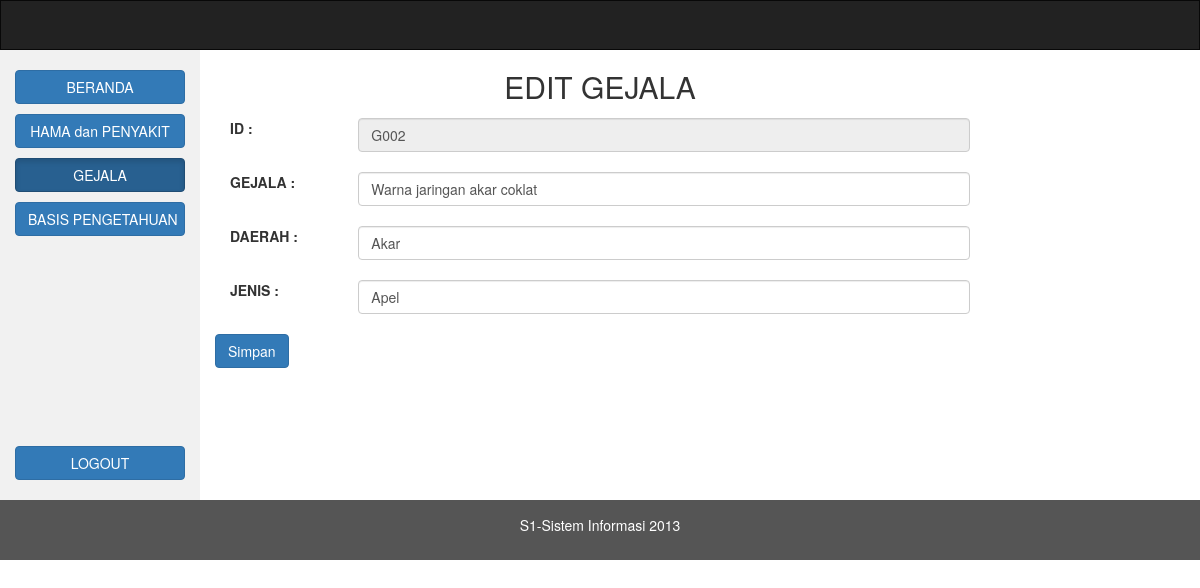
Screenshot of /aeditgejala.php?id=G002 with the database file from the repository.
### tables this page shows
CREATE TABLE `gejala` (
  `idgejala` varchar(10) NOT NULL,
  `gejala` varchar(1000) NOT NULL,
  `daerah` varchar(10) NOT NULL,
  `jenistanaman` varchar(20) NOT NULL
);

### aeditgejala.php (the view, shortened to what this page needs)
<?php
include('koneksi.php');
?>
<!DOCTYPE html>
<html lang="en">
<head>
  <link rel="stylesheet" href="https://maxcdn.bootstrapcdn.com/bootstrap/3.3.7/css/bootstrap.min.css">
  <link rel="stylesheet" href="css/style.css">
</head>
<body>
<nav class="navbar navbar-inverse">
</nav>
<div class="container-fluid text-center">
  <div class="row content">
    <div class="col-sm-2 sidenav">
      <p><a href="homeadmin.php"><button type="button" class="btn btn-primary btn-block">BERANDA</button></a></p>
      <p><a href="hamadanpenyakit.php"><button type="button" class="btn btn-primary btn-block">HAMA dan PENYAKIT</button></a></p>
      <p><a href="gejala.php"><button type="button" class="btn btn-primary btn-block active">GEJALA</button></a></p>
      <p><a href="basispengetahuan.php"><button type="button" class="btn btn-primary btn-block">BASIS PENGETAHUAN</button></a></p>
      <br><br><br><br><br><br><br><br><br><br>
      <p><a href="logout.php"><button type="button" class="btn btn-primary btn-block" id="myBtn">LOGOUT</button></a></p>
    </div>
    <div class="col-sm-8 text-left">
      <h2 class="text-center">EDIT GEJALA</h2>
    <form method="post">
      <div class="form-group">
      			<label class="control-label col-sm-2">ID :</label>
      		<div class="col-sm-10">
                <?php
                       $tampil = "SELECT * FROM gejala where idgejala='".$_GET['id']."'";
                       $sql = mysqli_query ($konek_db,$tampil);
                       while($data = mysqli_fetch_array ($sql))
                    {
                        echo "<input type='text' name='idgejala' class='form-control' id='idgejala'  disabled value='".$data['idgejala']."'><br>";
                    }
                ?>
     		 </div>
        </div>
        <div class="form-group">
      			<label class="control-label col-sm-2">GEJALA :</label>
      		<div class="col-sm-10">
                <?php
                       $tampil = "SELECT * FROM gejala where idgejala='".$_GET['id']."'";
                       $sql = mysqli_query ($konek_db,$tampil);
                       while($data = mysqli_fetch_array ($sql))
                    {
                       echo "<input type='text'  class='form-control' id='gejala' name='gejala' value='".$data['gejala']."'><br>";
                    }
                ?>
     		 </div>
        </div>
          <div class="form-group">
      			<label class="control-label col-sm-2">DAERAH :</label>
      		<div class="col-sm-10">
                <?php
                       $tampil = "SELECT * FROM gejala where idgejala='".$_GET['id']."'";
                       $sql = mysqli_query ($konek_db,$tampil);
                       while($data = mysqli_fetch_array ($sql))
                    {
                       echo "<input type='text'  class='form-control' id='daerah' name='daerah' value='".$data['daerah']."'><br>";
                    }
                ?>
     		 </div>
        </div>
            <div class="form-group">
      			<label class="control-label col-sm-2">JENIS :</label>
      		<div class="col-sm-10">
                <?php
                       $tampil = "SELECT * FROM gejala where idgejala='".$_GET['id']."'";
                       $sql = mysqli_query ($konek_db,$tampil);
                       while($data = mysqli_fetch_array ($sql))
                    {
                       echo "<input type='text'  class='form-control' id='jenistanaman' name='jenistanaman' value='".$data['jenistanaman']."'><br>";
                    }
                ?>
     		 </div>
        </div>
        <button type="submit" name ="submit" class="btn btn-primary">Simpan</button>
        </form>
    </div>
  </div>
</div>
<footer class="container-fluid text-center">
  <p>S1-Sistem Informasi 2013</p>
</footer>
</body>
</html>

### css/style.css (style rules this page uses)
.navbar { margin-bottom: 0; border-radius: 0; }
.row.content { height: 450px }
.sidenav { padding-top: 20px; background-color: #f1f1f1; height: 100%; }
footer { background-color: #555; color: white; padding: 15px; }

### rows the page displays
gejala: idgejala "G002", gejala "Warna jaringan akar coklat", daerah "Akar", jenistanaman "Apel"
